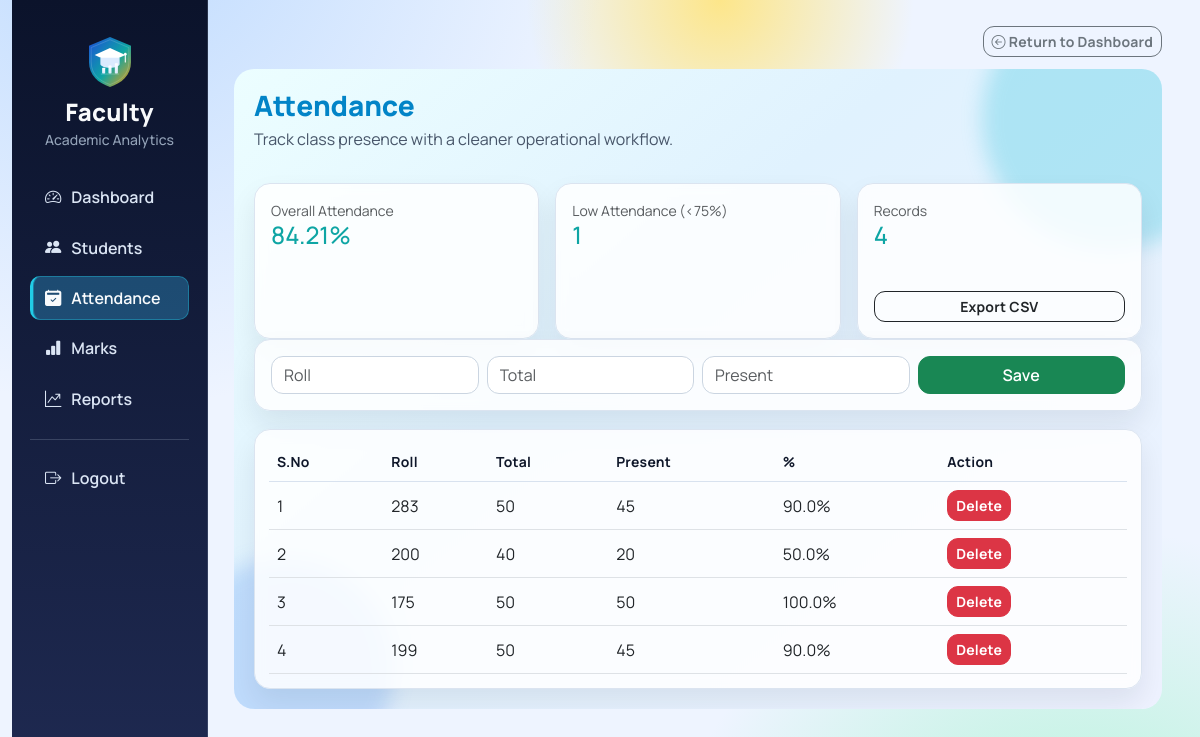
Page /attendance (signed in) on the committed database.
### models.py (models this page shows)
class Attendance(db.Model):
    id = db.Column(db.Integer, primary_key=True)
    roll_no = db.Column(db.Integer)
    total = db.Column(db.Integer)
    present = db.Column(db.Integer)

### app.py (the view, shortened to what this page needs)
@app.route("/attendance", methods=["GET", "POST"])
def attendance():
    if "user" not in session:
        return redirect("/")
    data = Attendance.query.order_by(Attendance.id.desc()).all()
    total_classes = sum(r.total for r in data)
    total_present = sum(r.present for r in data)
    overall_percentage = round((total_present / total_classes) * 100, 2) if total_classes else 0
    low_attendance_count = sum(
        1 for r in data if r.total > 0 and ((r.present / r.total) * 100) < 75
    )
    return render_template(
        "attendance.html",
        data=data,
        overall_percentage=overall_percentage,
        low_attendance_count=low_attendance_count,
        total_attendance_rows=len(data)
    )

### templates/attendance.html (shortened to what this page needs)
{% extends "base.html" %}
{% block content %}
<div class="attendance-page">
    <div class="attendance-header mb-3">
        <h3>Attendance</h3>
        <p>Track class presence with a cleaner operational workflow.</p>
    </div>
    <div class="row g-3 mb-3">
        <div class="col-md-4">
            <div class="attendance-form-card h-100">
                <small class="text-muted d-block">Overall Attendance</small>
                <h4 class="mb-0">{{ overall_percentage }}%</h4>
            </div>
        </div>
        <div class="col-md-4">
            <div class="attendance-form-card h-100">
                <small class="text-muted d-block">Low Attendance (&lt;75%)</small>
                <h4 class="mb-0">{{ low_attendance_count }}</h4>
            </div>
        </div>
        <div class="col-md-4">
            <div class="attendance-form-card h-100 d-flex flex-column justify-content-between">
                <div>
                    <small class="text-muted d-block">Records</small>
                    <h4 class="mb-2">{{ total_attendance_rows }}</h4>
                </div>
                <a href="/export/attendance" class="btn btn-outline-dark btn-sm">Export CSV</a>
            </div>
        </div>
    </div>
    <div class="attendance-form-card">
        <form method="POST" class="row g-2">
            <div class="col-md-3"><input name="roll" class="form-control" placeholder="Roll" required></div>
            <div class="col-md-3"><input name="total" class="form-control" placeholder="Total" required></div>
            <div class="col-md-3"><input name="present" class="form-control" placeholder="Present" required></div>
            <div class="col-md-3 d-grid"><button class="btn btn-success">Save</button></div>
        </form>
    </div>
    <div class="attendance-table-card">
        <div class="table-responsive">
            <table class="table table-hover align-middle">
                <thead>
                    <tr>
                        <th>S.No</th>
                        <th>Roll</th>
                        <th>Total</th>
                        <th>Present</th>
                        <th>%</th>
                        <th>Action</th>
                    </tr>
                </thead>
                <tbody>
                    {% for a in data %}
                    <tr>
                        <td>{{ loop.index }}</td>
                        <td>{{ a.roll_no }}</td>
                        <td>{{ a.total }}</td>
                        <td>{{ a.present }}</td>
                        <td>
                            {% if a.total > 0 %}
                                {{ ((a.present / a.total) * 100) | round(2) }}%
                            {% else %}
                                0%
                            {% endif %}
                        </td>
                        <td>
                            <a href="/delete_attendance/{{ a.id }}" class="btn btn-danger btn-sm"
                               onclick="return confirm('Delete record?')">
                               Delete
                            </a>
                        </td>
                    </tr>
                    {% endfor %}
                </tbody>
            </table>
        </div>
    </div>
</div>
{% endblock %}

### templates/base.html (style rules this page uses)
:root { --bg-page: #eef4ff; --sidebar-start: #0b132b; --sidebar-end: #1f2a52; --text-main: #0f172a; --text-soft: #64748b; --heading-primary: #2563eb; --heading-secondary: #0ea5a4; --heading-tertiary: #0f172a; --line: #d3dded; --card-bg: #ffffff; --card-shadow: 0 16px 34px rgba(15, 23, 42, 0.11); --nav-hover: rgba(125, 211, 252, 0.18); --nav-active-bg: rgba(56, 189, 248, 0.3); --nav-active-border: rgba(34, 211, 238, 0.95); }
body { margin: 0; font-family: "Manrope", sans-serif; background: radial-gradient(circle at 10% -10%, #bfdbfe 0%, transparent 35%), radial-gradient(circle at 90% 120%, #a7f3d0 0%, transparent 30%), radial-gradient(circle at 60% 0%, #fde68a 0%, transparent 18%), var(--bg-page); overflow-x: hidden; color: var(--text-main); }
* { transition: all 0.18s cubic-bezier(.4,0,.2,1); }
h1, h2, h3 { color: var(--heading-primary); }
h4, h5, h6 { color: var(--heading-secondary); }
.btn { border-radius: 11px; font-weight: 700; letter-spacing: 0.2px; }
.table { --bs-table-bg: transparent; }
.table thead th { color: #334155; font-size: 0.87rem; letter-spacing: 0.25px; border-bottom-color: #d8e2ef; }

### templates/attendance.html (style rules this page uses)
.attendance-page { position: relative; padding: 20px; border-radius: 20px; background: linear-gradient(140deg, #ecfeff 0%, #e0f2fe 40%, #eef2ff 100%); overflow: hidden; }
.attendance-page::before, .attendance-page::after { content: ""; position: absolute; border-radius: 50%; filter: blur(10px); z-index: 0; }
.attendance-page::before { width: 260px; height: 260px; right: -80px; top: -80px; background: rgba(6, 182, 212, 0.24); }
.attendance-page::after { width: 220px; height: 220px; left: -60px; bottom: -70px; background: rgba(59, 130, 246, 0.2); }
.attendance-header, .attendance-form-card, .attendance-table-card { position: relative; z-index: 1; }
.attendance-header h3 { font-weight: 800; color: #0284c7; margin-bottom: 4px; }
.attendance-header p { margin: 0; color: #475569; }
.attendance-form-card, .attendance-table-card { background: rgba(255, 255, 255, 0.84); border: 1px solid #dbe4f0; border-radius: 16px; backdrop-filter: blur(6px); box-shadow: 0 14px 28px rgba(15, 23, 42, 0.08); }
.attendance-form-card { padding: 16px; margin-top: 16px; margin-bottom: 18px; }
.attendance-table-card { padding: 14px; }
.attendance-form-card .form-control { border-radius: 12px; border-color: #cbd5e1; }
.attendance-form-card .btn-success { border-radius: 12px; font-weight: 600; }
.attendance-table-card .table { margin: 0; }
.attendance-table-card thead th { color: #0f172a; border-bottom-width: 1px; }

### rows in the picture
Attendance: roll_no "283", total "50", present "45", ((a.present/a.total)*100)|round(2) "90.0"
Attendance: roll_no "200", total "40", present "20", ((a.present/a.total)*100)|round(2) "50.0"
Attendance: roll_no "175", total "50", present "50", ((a.present/a.total)*100)|round(2) "100.0"
Attendance: roll_no "199", total "50", present "45", ((a.present/a.total)*100)|round(2) "90.0"

### other values in the picture
{{ overall_percentage }} "84.21"
{{ low_attendance_count }} "1"
{{ total_attendance_rows }} "4"
